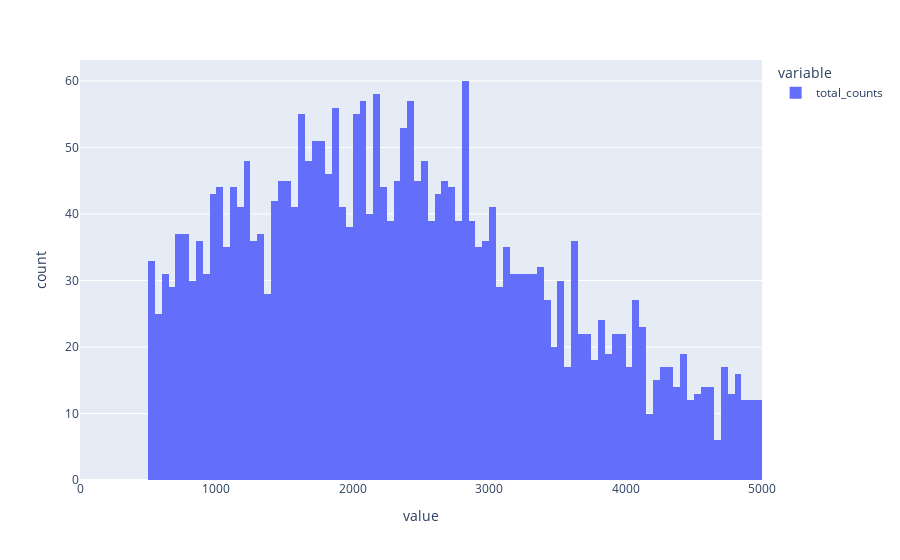

The notebook cell this image was saved under:
### Code cell
fig = px.histogram(adata.obs["total_counts"],nbins=1500)
fig.update_xaxes(range=[0, 5000])
fig.show()

### Figure 1 — Plotly figure (JSON) as saved in the notebook; plotly's stock layout.template omitted (floating-point values rounded to 4 significant figures; data arrays with more than 128 entries replaced by an {"elided": "..."} marker saying what was removed)
{"data": [{"alignmentgroup": "True", "bingroup": "x", "hovertemplate": "variable=total_counts<br>value=%{x}<br>count=%{y}<extra></extra>", "legendgroup": "total_counts", "marker": {"color": "#636efa", "pattern": {"shape": ""}}, "name": "total_counts", "nbinsx": 1500, "offsetgroup": "total_counts", "orientation": "v", "showlegend": true, "type": "histogram", "x": {"elided": "4966 int values"}, "xaxis": "x", "yaxis": "y"}], "layout": {"barmode": "relative", "legend": {"title": {"text": "variable"}, "tracegroupgap": 0}, "margin": {"t": 60}, "xaxis": {"anchor": "y", "domain": [0, 1], "range": [0, 5000], "title": {"text": "value"}}, "yaxis": {"anchor": "x", "domain": [0, 1], "title": {"text": "count"}}}}
